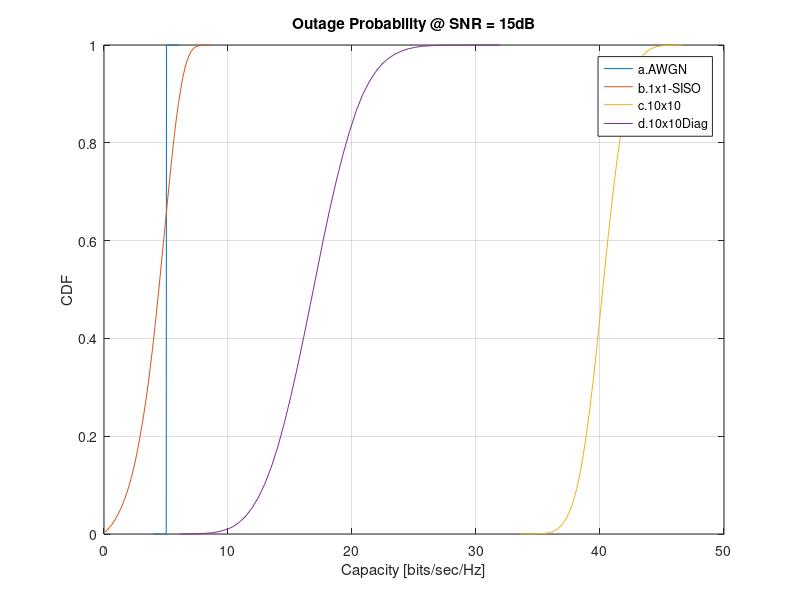

Recreate this plot in MATLAB.
% channel capacity figures, Outage capacity
% Capacities for various Nt and SNR
%commiter Arno Li guiwecgdiu@gmail.com
%"Modified from the class matlab code sample"
%last commit date:2021/12/8 


clear all

Nt  = 10;
Nr  = 10;
step = 1;
SNR  = 15;

snr = 10.^(SNR/10);

Ant = [1,10,10];



repet = 100000;


Cawgn = log2(1 + snr);
Cap   = zeros(length(Ant),repet); 




for J = 1:repet

HH = (randn(Nt) + 1i*randn(Nt))/sqrt(2);



for K = 1:length(Ant)

    H = HH(1:Ant(K),1:Ant(K));
    Id = eye(Ant(K));


    
    
% %     %Produce the diag matrix
    if K==3
        idx = eye(size(H));
        idx = idx +0*(1-idx);
        H = idx.*H;
    end
    
    Cap(K,J) = log2( real(det(Id + snr*H*H'/Ant(K) )));

end


end







[X1,Y1] = hist(Cap(1,:),50);
X1 = X1/repet;
cdfX1 = cumsum(X1);

[X2,Y2] = hist(Cap(2,:),50);
X2 = X2/repet;
cdfX2 = cumsum(X2);

[X3,Y3] = hist(Cap(3,:),50);
X3 = X3/repet;
cdfX3 = cumsum(X3);

%%% AWGN
Cawgn = log2(1 + snr);
Y0 = linspace(Cawgn-1,Cawgn+1,100)
cdfX0 = +(Y0 > Cawgn);



figure(2)
plot(Y0,cdfX0,Y1,cdfX1,Y2,cdfX2,Y3,cdfX3)
% plot(Y0,cdfX0,Y1,cdfX1,Y2,cdfX2,Y3,cdfX3,[0,50],[0.25,0.25],[0,50],[0.5,0.5])
legend('a.AWGN','b.1x1-SISO','c.10x10','d.10x10Diag')
xlabel('Capacity [bits/sec/Hz]')
ylabel('CDF')
title('Outage Probability @ SNR = 15dB') 
axis([0,50,0,1])  
grid on






% figure(1)
% plot(SNR,Cawgn,SNR,Cap(1,:),SNR,Cap(2,:),SNR,Cap(3,:),SNR,Cap(4,:),SNR,Cap(5,:),SNR,Cap(6,:))
% legend('AWGN','1x1','2x2','4x4','8x8','16x16','32x32')
% label('SNR [dB]')
% ylabel('bits/sec/Hz')


